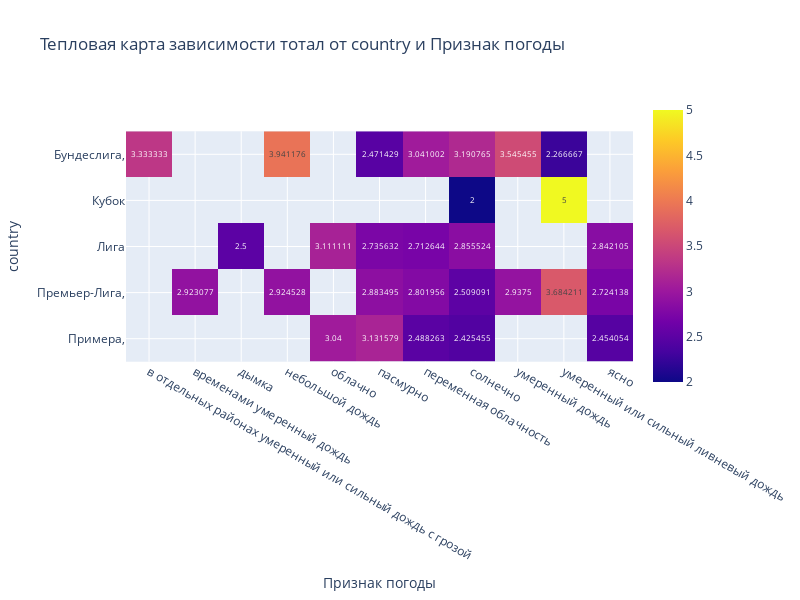

Notebook code for this chart:
### Code cell
df['country'] = df['общая информация'].apply(lambda x: x.split()[0])
visual = pd.pivot_table(df,
                        values="тотал",
                        index="country",
                        columns="Признак погоды",
                        aggfunc='mean')
fig2 = px.imshow(visual,
                 title='Тепловая карта зависимости тотал от country и Признак погоды',
                 height=600,
                 width=800,
                 text_auto=True)
fig2.show()

### Figure 1 — Plotly figure (JSON) as saved in the notebook; plotly's stock layout.template omitted (floating-point values rounded to 4 significant figures)
{"data": [{"coloraxis": "coloraxis", "hovertemplate": "Признак погоды: %{x}<br>country: %{y}<br>color: %{z}<extra></extra>", "name": "0", "texttemplate": "%{z}", "type": "heatmap", "x": ["в отдельных районах умеренный или сильный дождь с грозой", "временами умеренный дождь", "дымка", "небольшой дождь", "облачно", "пасмурно", "переменная облачность", "солнечно", "умеренный дождь", "умеренный или сильный ливневый дождь", "ясно"], "xaxis": "x", "y": ["Бундеслига,", "Кубок", "Лига", "Премьер-Лига,", "Примера,"], "yaxis": "y", "z": [[3.333, null, null, 3.941, null, 2.471, 3.041, 3.191, 3.545, 2.267, null], [null, null, null, null, null, null, null, 2, null, 5, null], [null, null, 2.5, null, 3.111, 2.736, 2.713, 2.856, null, null, 2.842], [null, 2.923, null, 2.925, null, 2.883, 2.802, 2.509, 2.938, 3.684, 2.724], [null, null, null, null, 3.04, 3.132, 2.488, 2.425, null, null, 2.454]]}], "layout": {"coloraxis": {"colorscale": [[0, "#0d0887"], [0.1111, "#46039f"], [0.2222, "#7201a8"], [0.3333, "#9c179e"], [0.4444, "#bd3786"], [0.5556, "#d8576b"], [0.6667, "#ed7953"], [0.7778, "#fb9f3a"], [0.8889, "#fdca26"], [1, "#f0f921"]]}, "height": 600, "title": {"text": "Тепловая карта зависимости тотал от country и Признак погоды"}, "width": 800, "xaxis": {"anchor": "y", "constrain": "domain", "domain": [0, 1], "scaleanchor": "y", "title": {"text": "Признак погоды"}}, "yaxis": {"anchor": "x", "autorange": "reversed", "constrain": "domain", "domain": [0, 1], "title": {"text": "country"}}}}
